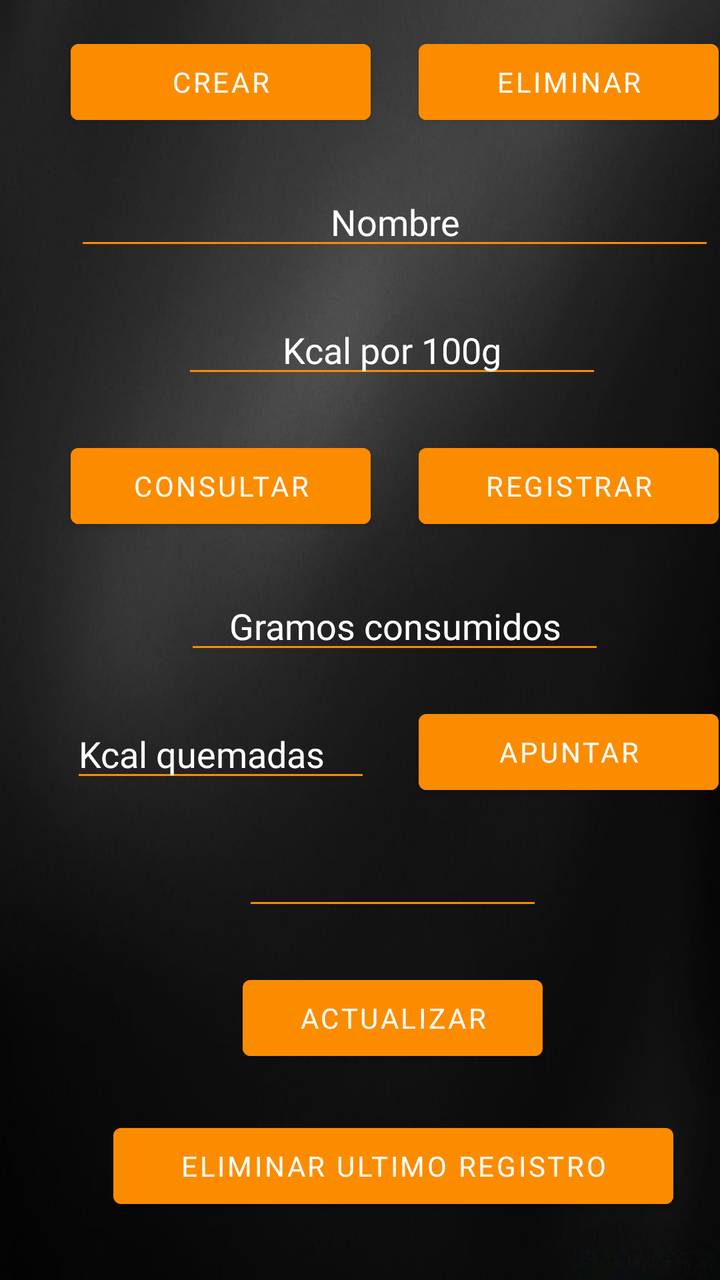
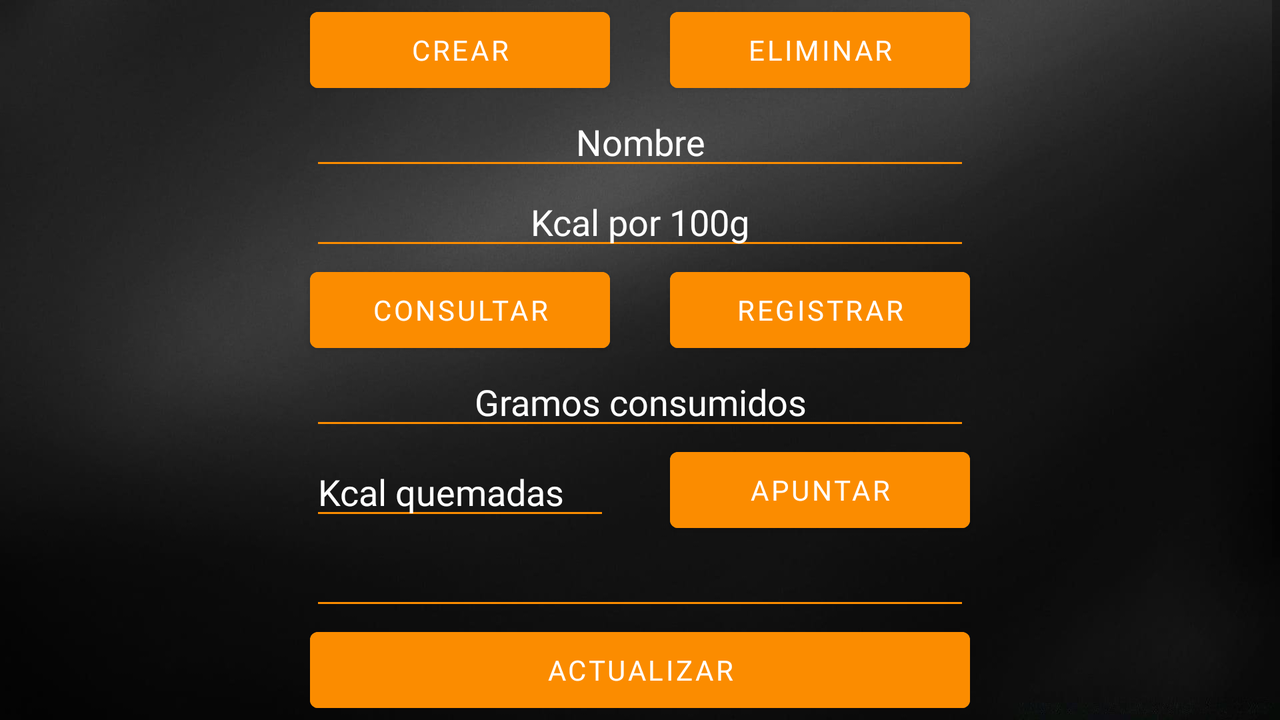

First picture: res/layout/ on a phone held upright. Second picture: the repository's own variant of that layout, on a device whose configuration matches the variant's folder. Source for both follows.
<!-- AndroidManifest.xml: application theme Theme.Proyecto_login -->
<!-- res/layout/activity_menudb.xml -->
<?xml version="1.0" encoding="utf-8"?>
<androidx.constraintlayout.widget.ConstraintLayout xmlns:android="http://schemas.android.com/apk/res/android"
    xmlns:app="http://schemas.android.com/apk/res-auto"
    xmlns:tools="http://schemas.android.com/tools"
    android:layout_width="match_parent"
    android:layout_height="match_parent"
    android:background="@drawable/hexagon2"
    tools:context=".menudb">

    <Button
        android:id="@+id/btCrearM"
        style="@style/BotonTextoBlanco"
        android:layout_width="150dp"
        android:layout_height="50dp"
        android:layout_marginTop="16dp"
        android:text="Crear"
        app:layout_constraintEnd_toEndOf="parent"
        app:layout_constraintHorizontal_bias="0.168"
        app:layout_constraintStart_toStartOf="parent"
        app:layout_constraintTop_toTopOf="parent" />

    <Button
        android:id="@+id/btEliminarM"
        style="@style/BotonTextoBlanco"
        android:layout_width="150dp"
        android:layout_height="50dp"
        android:layout_marginStart="24dp"
        android:layout_marginTop="16dp"
        android:text="Eliminar"
        app:layout_constraintStart_toEndOf="@+id/btCrearM"
        app:layout_constraintTop_toTopOf="parent" />

    <EditText
        android:id="@+id/etNombreM"
        style="@style/EditTextTextoBlanco"
        android:layout_width="320dp"
        android:layout_height="40dp"
        android:layout_marginTop="24dp"
        android:textAlignment="center"
        android:ems="10"
        android:hint="Nombre"
        android:inputType="textPersonName"
        app:layout_constraintEnd_toEndOf="@+id/btEliminarM"
        app:layout_constraintHorizontal_bias="0.489"
        app:layout_constraintStart_toStartOf="@+id/btCrearM"
        app:layout_constraintTop_toBottomOf="@+id/btCrearM" />

    <EditText
        android:id="@+id/etKcal100gM"
        style="@style/EditTextTextoBlanco"
        android:layout_width="wrap_content"
        android:layout_height="40dp"
        android:layout_marginTop="24dp"
        android:ems="10"
        android:textAlignment="center"
        android:hint="Kcal por 100g"
        android:inputType="number"
        app:layout_constraintEnd_toEndOf="@+id/etNombreM"
        app:layout_constraintHorizontal_bias="0.488"
        app:layout_constraintStart_toStartOf="@+id/etNombreM"
        app:layout_constraintTop_toBottomOf="@+id/etNombreM" />

    <Button
        android:id="@+id/btConsultarM"
        style="@style/BotonTextoBlanco"
        android:layout_width="150dp"
        android:layout_height="50dp"
        android:layout_marginTop="24dp"
        android:text="Consultar"
        app:layout_constraintEnd_toEndOf="@+id/btCrearM"
        app:layout_constraintHorizontal_bias="0.0"
        app:layout_constraintStart_toStartOf="@+id/btCrearM"
        app:layout_constraintTop_toBottomOf="@+id/etKcal100gM" />

    <EditText
        android:id="@+id/etGramosConsM"
        style="@style/EditTextTextoBlanco"
        android:layout_width="wrap_content"
        android:layout_height="40dp"
        android:layout_marginTop="24dp"
        android:ems="10"
        android:textAlignment="center"
        android:hint="Gramos consumidos"
        android:inputType="number"
        app:layout_constraintEnd_toEndOf="@+id/btRegistrarM"
        app:layout_constraintStart_toStartOf="@+id/btConsultarM"
        app:layout_constraintTop_toBottomOf="@+id/btConsultarM" />

    <EditText
        android:id="@+id/etKcalQuemM"
        style="@style/EditTextTextoBlanco"
        android:layout_width="150dp"
        android:layout_height="40dp"
        android:layout_marginTop="24dp"
        android:ems="10"
        android:hint="Kcal quemadas"
        android:inputType="number"
        app:layout_constraintStart_toStartOf="@+id/btConsultarM"
        app:layout_constraintTop_toBottomOf="@+id/etGramosConsM" />

    <Button
        android:id="@+id/btApuntarM"
        style="@style/BotonTextoBlanco"
        android:layout_width="150dp"
        android:layout_height="50dp"
        android:text="apuntar"
        app:layout_constraintBottom_toBottomOf="@+id/etKcalQuemM"
        app:layout_constraintEnd_toEndOf="@+id/btRegistrarM"
        app:layout_constraintTop_toTopOf="@+id/etKcalQuemM" />

    <EditText
        android:id="@+id/etDateM"
        style="@style/EditTextTextoBlanco"
        android:layout_width="150dp"
        android:layout_height="40dp"
        android:layout_marginTop="24dp"
        android:ems="10"
        android:inputType="textPersonName"
        android:textAlignment="center"
        app:layout_constraintEnd_toEndOf="@+id/btApuntarM"
        app:layout_constraintHorizontal_bias="0.494"
        app:layout_constraintStart_toStartOf="@+id/etKcalQuemM"
        app:layout_constraintTop_toBottomOf="@+id/etKcalQuemM" />

    <Button
        android:id="@+id/btActualizarM"
        style="@style/BotonTextoBlanco"
        android:layout_width="150dp"
        android:layout_height="50dp"
        android:layout_marginTop="24dp"
        android:text="actualizar"
        app:layout_constraintEnd_toEndOf="@+id/btApuntarM"
        app:layout_constraintHorizontal_bias="0.494"
        app:layout_constraintStart_toStartOf="@+id/etKcalQuemM"
        app:layout_constraintTop_toBottomOf="@+id/etDateM" />

    <Button
        android:id="@+id/btEliminarUltimoM"
        style="@style/BotonTextoBlanco"
        android:layout_width="280dp"
        android:layout_height="50dp"
        android:layout_marginTop="24dp"
        android:text="Eliminar ultimo registro"
        app:layout_constraintEnd_toEndOf="@+id/btApuntarM"
        app:layout_constraintHorizontal_bias="0.485"
        app:layout_constraintStart_toStartOf="@+id/etKcalQuemM"
        app:layout_constraintTop_toBottomOf="@+id/btActualizarM" />

    <Button
        android:id="@+id/btRegistrarM"
        style="@style/BotonTextoBlanco"
        android:layout_width="150dp"
        android:layout_height="50dp"
        android:layout_marginTop="24dp"
        android:text="Registrar"
        app:layout_constraintEnd_toEndOf="@+id/btEliminarM"
        app:layout_constraintHorizontal_bias="0.0"
        app:layout_constraintStart_toStartOf="@+id/btEliminarM"
        app:layout_constraintTop_toBottomOf="@+id/etKcal100gM" />

    <EditText
        android:id="@+id/etKcalAcumuladoM"
        style="@style/EditTextTextoBlanco"
        android:layout_width="160dp"
        android:layout_height="45dp"
        android:layout_marginTop="24dp"
        android:layout_marginEnd="84dp"
        android:clickable="false"
        android:editable="false"
        android:ems="10"
        android:hint="Consumido Kcal"
        android:inputType="none"
        android:textAlignment="center"
        app:layout_constraintEnd_toEndOf="@+id/btApuntarM"
        app:layout_constraintHorizontal_bias="0.0"
        app:layout_constraintStart_toStartOf="@+id/etKcalQuemM"
        app:layout_constraintTop_toBottomOf="@+id/btEliminarUltimoM" />

    <EditText
        android:id="@+id/etKcalLimiteM"
        style="@style/EditTextTextoBlanco"
        android:layout_width="160dp"
        android:layout_height="45dp"
        android:layout_marginTop="24dp"
        android:clickable="false"
        android:editable="false"
        android:ems="10"
        android:hint="Limite Kcal"
        android:inputType="none"
        android:textAlignment="center"
        app:layout_constraintEnd_toEndOf="@+id/btApuntarM"
        app:layout_constraintTop_toBottomOf="@+id/btEliminarUltimoM" />

</androidx.constraintlayout.widget.ConstraintLayout>
<!-- resources referenced by this layout -->
<resources>
  <!-- drawable hexagon2: jpg bitmap (drawable, 46588 bytes) -->
  <style name="BotonTextoBlanco" parent="TextAppearance.AppCompat">
          <item name="android:textColor">#FFFFFF</item>
          <item name="android:textColorHint">#FFFFFF</item>
          <item name="android:fontFamily">@font/allerta_stencil</item>
          <item name="android:textSize">14sp</item>
          <item name="android:backgroundTint">#FB8C00</item>
      </style>
  <style name="EditTextTextoBlanco" parent="TextAppearance.AppCompat">
          <item name="android:textColor">#FFFFFF</item>
          <item name="android:textColorHint">#FFFFFF</item>
          <item name="android:fontFamily">@font/allerta_stencil</item>
          <item name="android:textSize">18sp</item>
          <item name="android:backgroundTint">#FB8C00</item>
          <item name="android:textCursorDrawable">@color/teal_200</item>
      </style>
  <style name="Theme.Proyecto_login" parent="Theme.MaterialComponents.DayNight.NoActionBar">
          
          <item name="colorPrimary">@color/purple_500</item>
          <item name="colorPrimaryVariant">@color/black</item>
          <item name="colorOnPrimary">@color/white</item>
          
          <item name="colorSecondary">@color/teal_200</item>
          <item name="colorSecondaryVariant">@color/teal_700</item>
          <item name="colorOnSecondary">@color/black</item>
          
          <item name="android:statusBarColor" tools:targetApi="l">?attr/colorPrimaryVariant</item>
          
      </style>
  <color name="teal_200">#FB8C00</color>
  <color name="purple_500">#FF6200EE</color>
  <color name="black">#FF000000</color>
  <color name="white">#FFFFFFFF</color>
  <color name="teal_700">#FF018786</color>
</resources>
<!-- res/layout-land/activity_menudb.xml (the repository's variant of the layout above) -->
<!-- drawn on the phone turned sideways -->
<?xml version="1.0" encoding="utf-8"?>
<androidx.constraintlayout.widget.ConstraintLayout xmlns:android="http://schemas.android.com/apk/res/android"
    xmlns:app="http://schemas.android.com/apk/res-auto"
    xmlns:tools="http://schemas.android.com/tools"
    android:layout_width="match_parent"
    android:layout_height="match_parent"
    android:background="@drawable/hexagon2"
    tools:context=".menudb">

    <ScrollView
        android:layout_width="match_parent"
        android:layout_height="match_parent">

        <LinearLayout
            android:layout_width="match_parent"
            android:layout_height="wrap_content"
            android:gravity="center"
            android:orientation="vertical" >

            <LinearLayout
                android:layout_width="match_parent"
                android:layout_height="match_parent"
                android:gravity="center"
                android:orientation="horizontal">

                <Button
                    android:id="@+id/btCrearM"
                    style="@style/BotonTextoBlanco"
                    android:layout_width="150dp"
                    android:layout_height="50dp"
                    android:layout_marginRight="30dp"
                    android:text="Crear"
                    app:layout_constraintEnd_toEndOf="parent"
                    app:layout_constraintHorizontal_bias="0.168"
                    app:layout_constraintStart_toStartOf="parent"
                    app:layout_constraintTop_toTopOf="parent" />

                <Button
                    android:id="@+id/btEliminarM"
                    style="@style/BotonTextoBlanco"
                    android:layout_width="150dp"
                    android:layout_height="50dp"
                    android:text="Eliminar"
                    app:layout_constraintStart_toEndOf="@+id/btCrearM"
                    app:layout_constraintTop_toTopOf="parent" />
            </LinearLayout>

            <LinearLayout
                android:layout_width="match_parent"
                android:layout_height="match_parent"
                android:gravity="center"
                android:orientation="vertical">

                <EditText
                    android:id="@+id/etNombreM"
                    style="@style/EditTextTextoBlanco"
                    android:layout_width="330dp"
                    android:layout_height="40dp"
                    android:ems="10"
                    android:hint="Nombre"
                    android:inputType="textPersonName"
                    android:textAlignment="center"
                    app:layout_constraintEnd_toEndOf="@+id/btEliminarM"
                    app:layout_constraintHorizontal_bias="0.489"
                    app:layout_constraintStart_toStartOf="@+id/btCrearM"
                    app:layout_constraintTop_toBottomOf="@+id/btCrearM" />

                <EditText
                    android:id="@+id/etKcal100gM"
                    style="@style/EditTextTextoBlanco"
                    android:layout_width="330dp"
                    android:layout_height="40dp"
                    android:ems="10"
                    android:hint="Kcal por 100g"
                    android:inputType="number"
                    android:textAlignment="center"
                    app:layout_constraintEnd_toEndOf="@+id/etNombreM"
                    app:layout_constraintHorizontal_bias="0.488"
                    app:layout_constraintStart_toStartOf="@+id/etNombreM"
                    app:layout_constraintTop_toBottomOf="@+id/etNombreM" />
            </LinearLayout>

            <LinearLayout
                android:layout_width="match_parent"
                android:layout_height="match_parent"
                android:gravity="center"
                android:orientation="horizontal">

                <Button
                    android:id="@+id/btConsultarM"
                    style="@style/BotonTextoBlanco"
                    android:layout_width="150dp"
                    android:layout_height="50dp"
                    android:layout_marginRight="30dp"
                    android:text="Consultar"
                    app:layout_constraintEnd_toEndOf="parent"
                    app:layout_constraintHorizontal_bias="0.168"
                    app:layout_constraintStart_toStartOf="parent"
                    app:layout_constraintTop_toTopOf="parent" />

                <Button
                    android:id="@+id/btRegistrarM"
                    style="@style/BotonTextoBlanco"
                    android:layout_width="150dp"
                    android:layout_height="50dp"
                    android:text="Registrar"
                    app:layout_constraintEnd_toEndOf="@+id/btEliminarM"
                    app:layout_constraintHorizontal_bias="0.0"
                    app:layout_constraintStart_toStartOf="@+id/btEliminarM"
                    app:layout_constraintTop_toBottomOf="@+id/etKcal100gM" />
            </LinearLayout>

            <LinearLayout
                android:layout_width="match_parent"
                android:layout_height="match_parent"
                android:gravity="center"
                android:orientation="vertical">

                <EditText
                    android:id="@+id/etGramosConsM"
                    style="@style/EditTextTextoBlanco"
                    android:layout_width="330dp"
                    android:layout_height="40dp"
                    android:ems="10"
                    android:hint="Gramos consumidos"
                    android:inputType="number"
                    android:textAlignment="center"
                    app:layout_constraintEnd_toEndOf="@+id/btRegistrarM"
                    app:layout_constraintStart_toStartOf="@+id/btConsultarM"
                    app:layout_constraintTop_toBottomOf="@+id/btConsultarM" />
            </LinearLayout>

            <LinearLayout
                android:layout_width="match_parent"
                android:layout_height="match_parent"
                android:gravity="center"
                android:orientation="horizontal">

                <EditText
                    android:id="@+id/etKcalQuemM"
                    style="@style/EditTextTextoBlanco"
                    android:layout_width="150dp"
                    android:layout_height="40dp"
                    android:layout_marginRight="30dp"
                    android:ems="10"
                    android:hint="Kcal quemadas"
                    android:inputType="number"
                    app:layout_constraintStart_toStartOf="@+id/btConsultarM"
                    app:layout_constraintTop_toBottomOf="@+id/etGramosConsM" />

                <Button
                    android:id="@+id/btApuntarM"
                    style="@style/BotonTextoBlanco"
                    android:layout_width="150dp"
                    android:layout_height="50dp"
                    android:text="apuntar"
                    app:layout_constraintBottom_toBottomOf="@+id/etKcalQuemM"
                    app:layout_constraintEnd_toEndOf="@+id/btRegistrarM"
                    app:layout_constraintTop_toTopOf="@+id/etKcalQuemM" />
            </LinearLayout>

            <LinearLayout
                android:layout_width="match_parent"
                android:layout_height="match_parent"
                android:gravity="center"
                android:orientation="vertical">

                <EditText
                    android:id="@+id/etDateM"
                    style="@style/EditTextTextoBlanco"
                    android:layout_width="330dp"
                    android:layout_height="40dp"
                    android:ems="10"
                    android:inputType="textPersonName"
                    app:layout_constraintEnd_toEndOf="@+id/btApuntarM"
                    app:layout_constraintHorizontal_bias="0.489"
                    app:layout_constraintStart_toStartOf="@+id/etKcalQuemM"
                    app:layout_constraintTop_toBottomOf="@+id/etKcalQuemM" />

                <Button
                    android:id="@+id/btActualizarM"
                    style="@style/BotonTextoBlanco"
                    android:layout_width="330dp"
                    android:layout_height="50dp"
                    android:text="actualizar"
                    app:layout_constraintEnd_toEndOf="@+id/btApuntarM"
                    app:layout_constraintStart_toStartOf="@+id/etKcalQuemM"
                    app:layout_constraintTop_toBottomOf="@+id/etDateM" />

                <Button
                    android:id="@+id/btEliminarUltimoM"
                    style="@style/BotonTextoBlanco"
                    android:layout_width="330dp"
                    android:layout_height="50dp"
                    android:text="Eliminar ultimo registro"
                    app:layout_constraintEnd_toEndOf="@+id/btApuntarM"
                    app:layout_constraintHorizontal_bias="0.485"
                    app:layout_constraintStart_toStartOf="@+id/etKcalQuemM"
                    app:layout_constraintTop_toBottomOf="@+id/btActualizarM" />
            </LinearLayout>

            <LinearLayout
                android:layout_width="match_parent"
                android:layout_height="match_parent"
                android:gravity="center"
                android:orientation="horizontal">

                <EditText
                    android:id="@+id/etKcalAcumuladoM"
                    style="@style/EditTextTextoBlanco"
                    android:layout_width="150dp"
                    android:layout_height="45dp"
                    android:layout_marginRight="30dp"
                    android:layout_marginTop="10dp"
                    android:clickable="false"
                    android:editable="false"
                    android:ems="10"
                    android:hint="Consumido Kcal"
                    android:inputType="none"
                    android:textAlignment="center"
                    app:layout_constraintEnd_toEndOf="@+id/btApuntarM"
                    app:layout_constraintHorizontal_bias="0.0"
                    app:layout_constraintStart_toStartOf="@+id/etKcalQuemM"
                    app:layout_constraintTop_toBottomOf="@+id/btEliminarUltimoM" />

                <EditText
                    android:id="@+id/etKcalLimiteM"
                    style="@style/EditTextTextoBlanco"
                    android:layout_width="150dp"
                    android:layout_height="45dp"
                    android:layout_marginTop="10dp"
                    android:clickable="false"
                    android:editable="false"
                    android:ems="10"
                    android:hint="Limite Kcal"
                    android:inputType="none"
                    android:textAlignment="center"
                    app:layout_constraintEnd_toEndOf="@+id/btApuntarM"
                    app:layout_constraintTop_toBottomOf="@+id/btEliminarUltimoM" />
            </LinearLayout>

        </LinearLayout>
    </ScrollView>

</androidx.constraintlayout.widget.ConstraintLayout>
